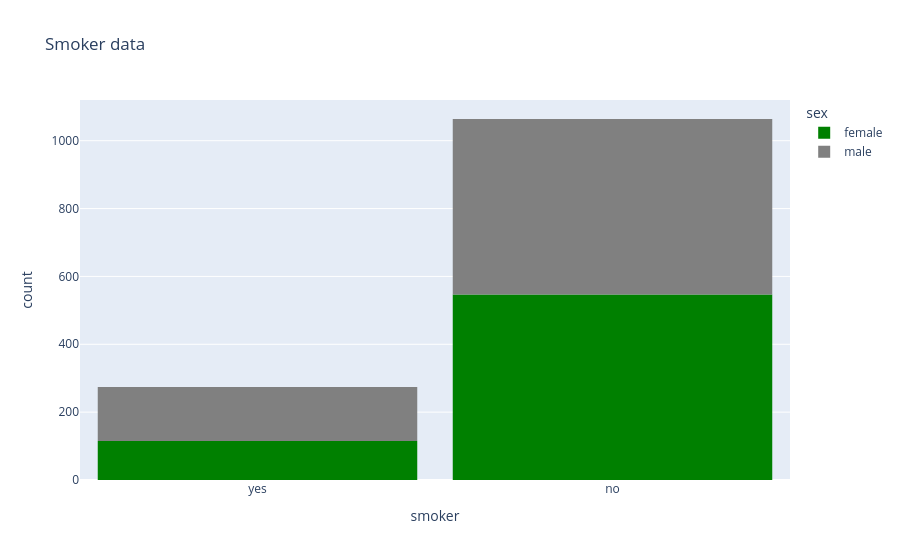

The notebook cell saved with this chart:
### Code cell
fig = px.histogram(medical_df,x='smoker',color='sex',
                   color_discrete_sequence=['green','grey'],
                   title='Smoker data')
fig.update_layout(bargap=0.1)
fig.show()

### Figure 1 — Plotly figure (JSON) as saved in the notebook; plotly's stock layout.template omitted (floating-point values rounded to 4 significant figures; data arrays with more than 128 entries replaced by an {"elided": "..."} marker saying what was removed)
{"data": [{"bingroup": "x", "hovertemplate": "sex=female<br>smoker=%{x}<br>count=%{y}<extra></extra>", "legendgroup": "female", "marker": {"color": "green", "pattern": {"shape": ""}}, "name": "female", "orientation": "v", "showlegend": true, "type": "histogram", "x": {"elided": "662 str values"}, "xaxis": "x", "yaxis": "y"}, {"bingroup": "x", "hovertemplate": "sex=male<br>smoker=%{x}<br>count=%{y}<extra></extra>", "legendgroup": "male", "marker": {"color": "grey", "pattern": {"shape": ""}}, "name": "male", "orientation": "v", "showlegend": true, "type": "histogram", "x": {"elided": "676 str values"}, "xaxis": "x", "yaxis": "y"}], "layout": {"bargap": 0.1, "barmode": "relative", "legend": {"title": {"text": "sex"}, "tracegroupgap": 0}, "title": {"text": "Smoker data"}, "xaxis": {"anchor": "y", "domain": [0, 1], "title": {"text": "smoker"}}, "yaxis": {"anchor": "x", "domain": [0, 1], "title": {"text": "count"}}}}
